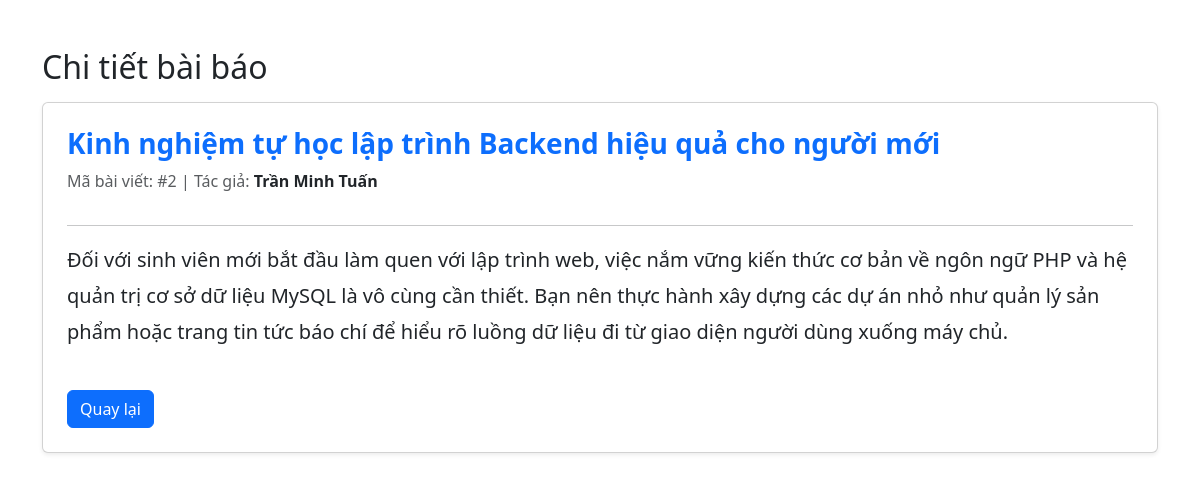
The page /week6/baitap_baochi/detail.php?id=2 on the database its author committed.
### tables this page shows
CREATE TABLE IF NOT EXISTS `articles` (
  `id` int(11) NOT NULL AUTO_INCREMENT,
  `title` varchar(255) NOT NULL,
  `content` text NOT NULL,
  `author` varchar(100) NOT NULL,
  PRIMARY KEY (`id`)
);

### week6/baitap_baochi/Database.php (called while the page is built, shortened)
<?php
class Database {
    private static $instance;
    private $conn;
    public function __construct() {
        $this->conn = new mysqli(
            DB_HOST,
            DB_USERNAME,
            DB_PASSWORD,
            DB_NAME
        );
        $this->conn->set_charset(DB_CHARSET);
    }
    public static function getInstance()
    {
        if (self::$instance == null) {
            self::$instance = new Database();
        }
        return self::$instance;
    }
    public function select($query, $types = "", $params = [])
    {
        $stmt = $this->conn->prepare($query);
        if (!empty($params)) {
            $stmt->bind_param($types, ...$params);
        }
        $stmt->execute();
        $result = $stmt->get_result();
        $data = $result ? $result->fetch_all(MYSQLI_ASSOC) : [];
        return $data;
    }
}
?>

### week6/baitap_baochi/detail.php (the view, shortened to what this page needs)
<?php
require_once 'Database.php';
$db = Database::getInstance();
$id = (int)($_GET['id'] ?? 0);
$a = $db->select(
    "SELECT * FROM articles WHERE id = ?",
    "i",
    [$id]
);
$a = $a[0];
?>
<!DOCTYPE html>
<html lang="vi">
<head>
    <link href="https://cdn.jsdelivr.net/npm/bootstrap@5.3.8/dist/css/bootstrap.min.css" rel="stylesheet">
</head>
<body class="container mt-5">
    <h2>Chi tiết bài báo</h2>
    <div class="card p-4 mt-3 shadow-sm">
        <h3 class="text-primary fw-bold">
            <?= htmlspecialchars($a['title']) ?>
        </h3>
        <p class="text-muted">
            Mã bài viết: #<?= $a['id'] ?> | Tác giả: <strong class="text-dark"><?= htmlspecialchars($a['author']) ?></strong>
        </p>
        <hr>
        <p class="fs-5" style="line-height: 1.8;">
            <?= nl2br(htmlspecialchars($a['content'] ?? '')) ?>
        </p>
        <div class="mt-4">
            <a href="danhsachbaibao.php" class="btn btn-primary">
                Quay lại
            </a>
        </div>
    </div>
</body>
</html>

### rows shown on the page
articles: title "Kinh nghiệm tự học lập trình Backend hiệu quả cho người mới", id "2", author "Trần Minh Tuấn", content "Đối với sinh viên mới bắt đầu làm quen với lập trình web, việc nắm vững kiến thức cơ bản về ngôn ngữ PHP và hệ quản trị cơ sở dữ liệu MySQL là vô cùng cần thiết. Bạn nên thực hành xây dựng các dự án nhỏ như quản lý sản phẩm hoặc trang tin tức báo chí để hiểu rõ luồng dữ liệu đi từ giao diện người dùng xuống máy chủ."
